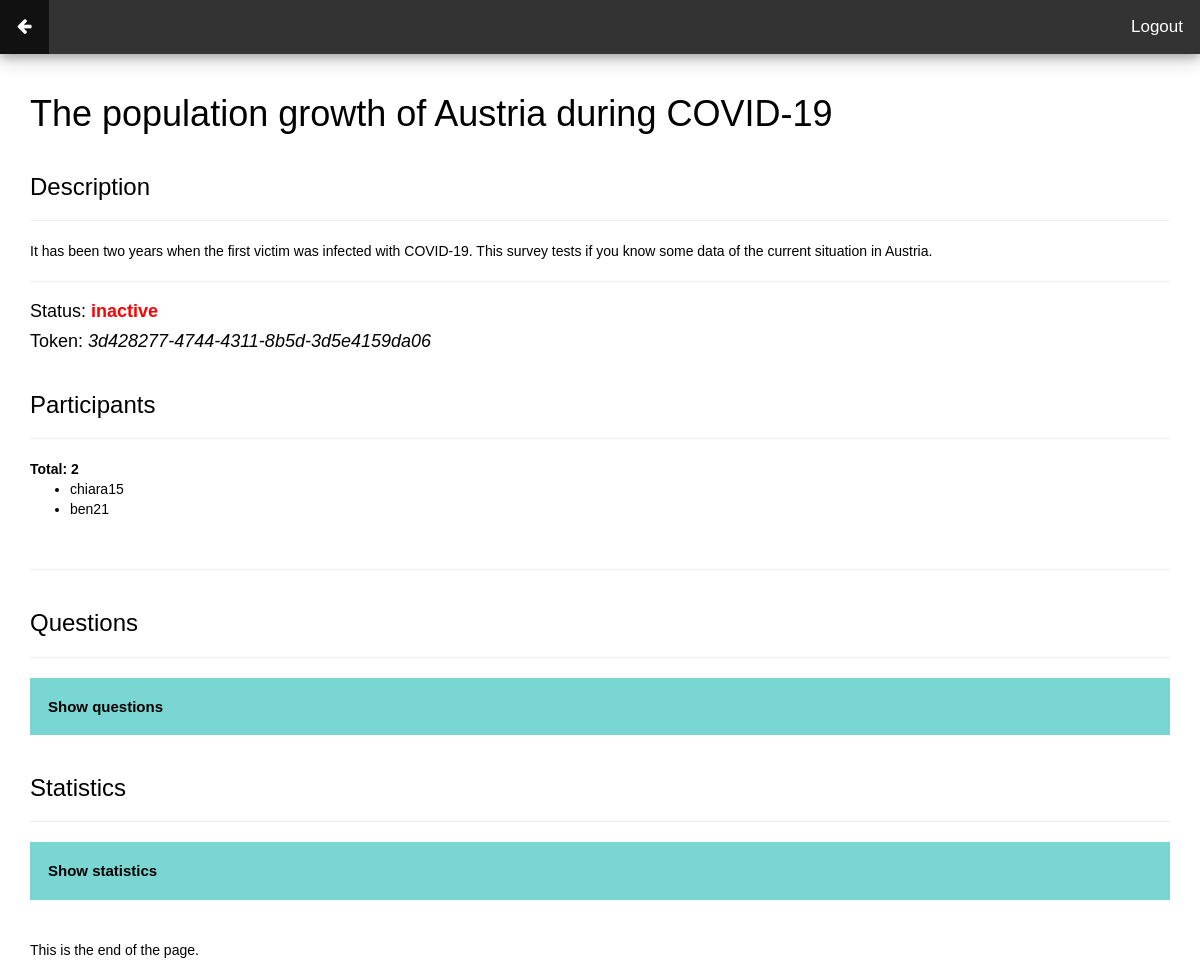
The app's page /survey/6 (signed in) with its own data.
### quizApp.py (models this page shows)
class Survey(db.Model):
	__tablename__ = 'surveys'
	id = db.Column(db.Integer, primary_key=True)
	title = db.Column(db.String(32))
	body = db.Column(db.String(1000))
	admin_id = db.Column(db.Integer)
	start_time = db.Column(db.DateTime)
	status = db.Column(db.Boolean)
	end_time = db.Column(db.DateTime)

class Token(db.Model):
	__tablename__ = 'tokens'
	id = db.Column(db.Integer, primary_key=True)
	token_key = db.Column(db.String(16))
	used = db.Column(db.Integer)
	available = db.Column(db.Integer)
	survey_id = db.Column(db.Integer, db.ForeignKey('surveys.id'))

class User(UserMixin, db.Model):
	__tablename__ = 'users'
	id = db.Column(db.Integer, primary_key=True)
	firstname = db.Column(db.String(32))
	lastname = db.Column(db.String(32))
	username = db.Column(db.String(32), unique=True)
	password = db.Column(db.String(80))

### quizApp.py (the view)
@app.route('/survey/<survey_id>')
@login_required
def survey(survey_id):
	survey = Survey.query.get(survey_id)
	questions = Question.query.filter_by(survey_id=survey.id)
	answers = Answer.query.filter_by(survey_id=survey.id)
	users = User.query.filter(User.id != survey.admin_id)
	user_answers = UserAnswer.query.filter_by(survey_id=survey_id)
	token = Token.query.filter_by(survey_id=survey_id)
	participants_ids = []
	invites = Invitation.query.filter_by(survey_id=survey_id)
	for i in invites:
		participants_ids.append(i.participant_id)
	participants = User.query.filter(User.id.in_(participants_ids)).all()
	is_available = False
	if survey.start_time:
		if survey.start_time <= datetime.now() <= survey.end_time:
			is_available = True
		else:
			is_available = False
	results = []
	is_plotable = False
	if user_answers.count() != 0:
		results = get_results_of(survey_id)
		is_plotable = True
	return render_template('survey.html', survey=survey, questions=questions, answers=answers, users=users, participants=participants, is_available=is_available, results=results, is_plotable=is_plotable, token=token)

### quizApp.py (called while the page is built)
@login_manager.user_loader
def load_user(user_id):
	return User.query.get(int(user_id))

### templates/survey.html (shortened to what this page needs)
{% extends "bootstrap/base.html" %}
{% block styles %}
{{super()}}
<link href="{{ url_for('static', filename='css/main.css') }}" rel="stylesheet">
<link href="{{ url_for('static', filename='css/topnav.css') }}" rel="stylesheet">
<link rel="stylesheet" href="https://cdnjs.cloudflare.com/ajax/libs/font-awesome/4.7.0/css/font-awesome.min.css">
<link href="https://cdn.rawgit.com/harvesthq/chosen/gh-pages/chosen.min.css" rel="stylesheet"/>
{% endblock %}
{% block content %}
<div class="topnav">
  <a href="{{ url_for('dashboard') }}">
    <i class="fa fa-arrow-left"></i>
  </a>
  <a href="{{ url_for('logout') }}" style="float:right">Logout</a>
</div>
<div class="container">
  <div>
    <h1>{{ survey.title }}</h1>
    <h3>Description</h3>
    <hr>
    <p>{{ survey.body }}</p>
    <hr>
  </div>
  <div>
    {% if survey.status == 0 %}
    <h4>Status: <b style="color: red;">inactive</b></h4>
    {% elif survey.status == 1 and is_available %}
    <h4>Status: <b style="color: green; text-align: right;">active</b></h4>
    {% else %}
    <h4>Status: <b style="color: orange;">pending</b></h4>
    {% endif %}
    {% if token.first() != none %}
    <h4>Token: <em>{{ token.first().token_key }}</em></h4>
    {% endif %}
  </div>
  <div>
    <h3>Participants</h3>
    <hr>
    {% if participants|length != 0 %}
    <b>Total: {{ participants|length }}</b>
    <br>
    <ul>
      {% for p in participants %}
      <li>{{ p.username }}</li>
      {% endfor %}
    </ul>
    {% else %}
    <p>No participants are added yet.</p>
    {% endif %}
  </div>
  <br>
  <hr>
  <div>
    <h3>Questions</h3>
    <hr>
    <button type="button" class="collapsible"><b>Show questions</b></button>
  </div>
  <div>
    <h3>Statistics</h3>
    <hr>
    <button type="button" class="collapsible"><b>Show statistics</b></button>
  </div>
  <div class="grid-container-footer">
    <br><br>
    <p>This is the end of the page.</p>
  </div>
</div>
{% endblock %}

### static/css/main.css (style rules this page uses)
body { background-color: #FFFFFF; font-family: 'Verdana', 'Trebuchet MS', sans-serif; text-decodration: none; color: #000000; margin: 0; }
h1 { padding-top: 20px; }
h3 { padding-top: 20px; }
.collapsible { background-color: #7ad6d3; color: #000000; cursor: pointer; padding: 18px; width: 100%; border: none; text-align: left; outline: none; font-size: 15px; }
.grid-container-footer { grid-area: footer; }

### static/css/topnav.css (style rules this page uses)
.topnav { font-family: inherit; grid-area: menu; background-color: #333; overflow: hidden; box-shadow: 0 4px 8px 0 rgba(0, 0, 0, 0.2), 0 6px 20px 0 rgba(0, 0, 0, 0.19); }
.topnav a { float: left; display: block; color: #FFF; background-color: #333; text-align: center; padding: 15px 17px; text-decoration: none; font-size: 17px; }

### records on screen
Survey: title "The population growth of Austria during COVID-19", body "It has been two years when the first victim was infected with COVID-19. This survey tests if you know some data of the current situation in Austria."
Token: first "3d428277-4744-4311-8b5d-3d5e4159da06"
User: username "chiara15"
User: username "ben21"

### other values on screen
{{ participants|length }} "2"
